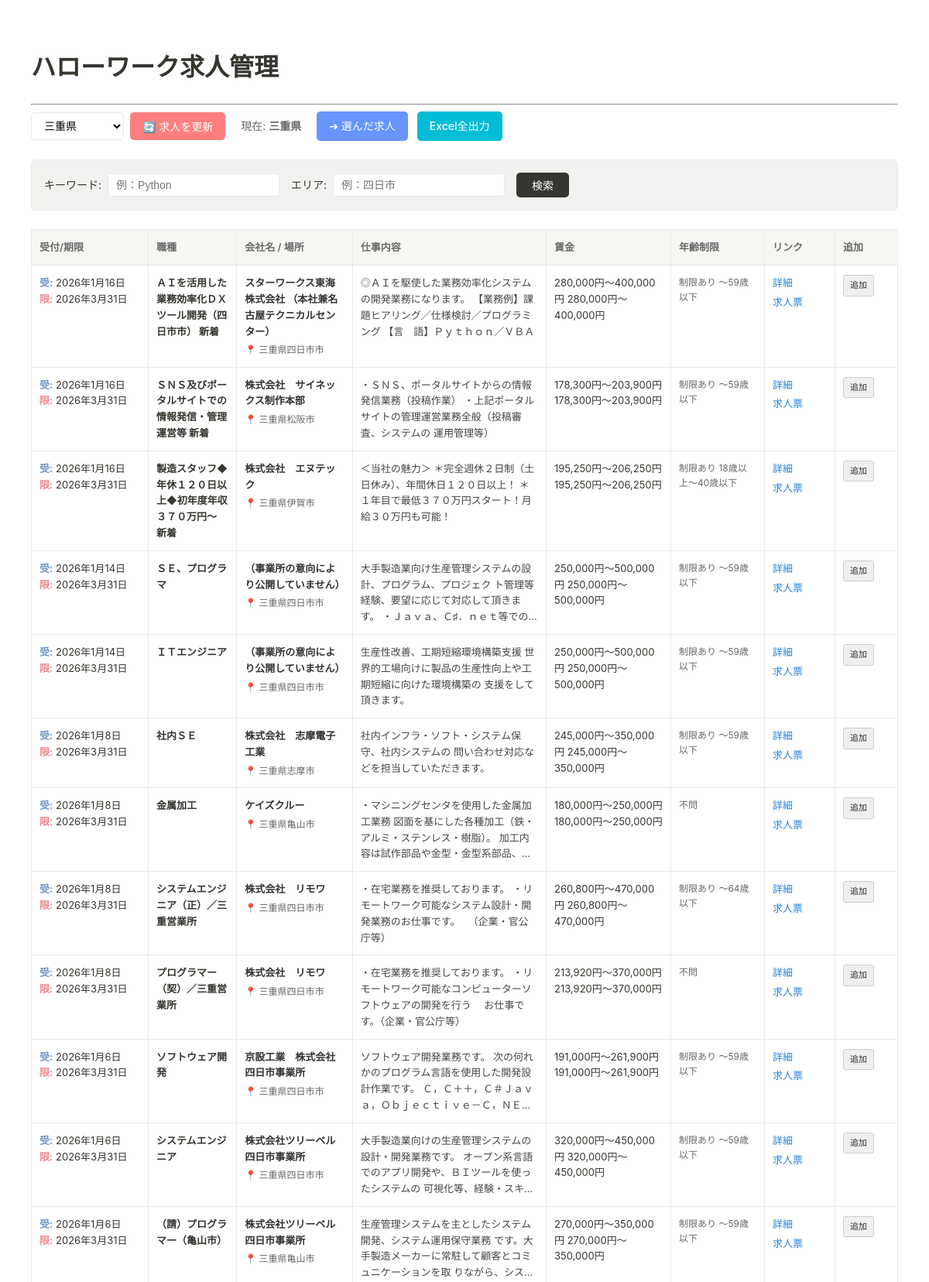
The page / (upper part) on the database its author committed.
### app.py (models this page shows)
class Job(db.Model):
    __tablename__ = 'jobs'
    id = db.Column(db.Integer, primary_key=True)
    job_category = db.Column(db.Text)
    company_name = db.Column(db.Text)
    work_location = db.Column(db.Text)
    job_description = db.Column(db.Text)
    employment_type = db.Column(db.Text)
    salary = db.Column(db.Text)
    working_hours = db.Column(db.Text)
    holidays = db.Column(db.Text)
    age_limit = db.Column(db.Text)
    job_number = db.Column(db.Text)
    disclosure_scope = db.Column(db.Text)
    detail_url = db.Column(db.Text)
    pdf_url = db.Column(db.Text)
    reception_date = db.Column(db.Text) # ここが正しく読み取られる必要があります
    expiry_date = db.Column(db.Text)    # ここが正しく読み取られる必要があります

### app.py (the view)
@app.route("/", methods=["GET", "POST"])
def index():
    query = Job.query
    keyword = request.form.get("keyword", "")
    area = request.form.get("area", "")
    selected_prefecture = request.args.get("pref", "24")
    selected_prefecture_name = dict(PREFECTURES).get(selected_prefecture, "三重県")
    if keyword:
        query = query.filter(Job.job_description.contains(keyword))
    if area:
        query = query.filter(Job.work_location.contains(area))
    return render_template("index.html",
                         jobs=query.all(),
                         keyword=keyword,
                         area=area,
                         prefectures=PREFECTURES,
                         selected_prefecture=selected_prefecture,
                         selected_prefecture_name=selected_prefecture_name)

### templates/index.html (shortened to what this page needs)
{% extends "base.html" %}
{% block content %}
<div class="action-bar">
    <form action="{{ url_for('update_data') }}" method="POST" class="pref-form" id="updateForm">
        <select name="prefecture" class="pref-select">
            {% for code, name in prefectures %}
            <option value="{{ code }}" {% if code==selected_prefecture %}selected{% endif %}>{{ name }}</option>
            {% endfor %}
        </select>
        <button type="submit" class="btn btn-update"
            onclick="this.disabled=true; this.innerText='🔄 更新中...'; this.form.submit();">
            🔄 求人を更新
        </button>
    </form>
    <span class="current-pref">現在: <strong>{{ selected_prefecture_name }}</strong></span>
    <a href="{{ url_for('my_list_view') }}" class="btn btn-primary">➔ 選んだ求人</a>
    <a href="{{ url_for('export') }}" class="btn btn-success">Excel全出力</a>
</div>
<form method="POST" class="search-form">
    <div class="form-group">
        <label>キーワード:</label>
        <input type="text" name="keyword" value="{{ keyword }}" placeholder="例：Python">
    </div>
    <div class="form-group">
        <label>エリア:</label>
        <input type="text" name="area" value="{{ area }}" placeholder="例：四日市">
    </div>
    <button type="submit" class="btn btn-search">検索</button>
</form>
<table class="job-table">
    <thead>
        <tr>
            <th class="col-date">受付/期限</th>
            <th>職種</th>
            <th>会社名 / 場所</th>
            <th>仕事内容</th>
            <th class="col-salary">賃金</th>
            <th class="col-age">年齢制限</th>
            <th class="col-link">リンク</th>
            <th class="col-add">追加</th>
        </tr>
    </thead>
    <tbody>
        {% for job in jobs %}
        <tr>
            <td class="cell-date">
                <span class="label-reception">受:</span> {{ job.reception_date if job.reception_date else "---" }}<br>
                <span class="label-expiry">限:</span> {{ job.expiry_date if job.expiry_date else "---" }}
            </td>
            <td class="cell-category">
                <strong>{{ job.job_category }}</strong>
            </td>
            <td class="cell-company">
                <div class="company-name">{{ job.company_name }}</div>
                <div class="location-text">📍 {{ job.work_location }}</div>
            </td>
            <td class="cell-description">
                <div class="description-truncate">
                    {{ job.job_description }}
                </div>
            </td>
            <td class="cell-salary">
                {{ job.salary }}
            </td>
            <td class="cell-age">
                {{ job.age_limit if job.age_limit else "---" }}
            </td>
            <td class="cell-links">
                {% if job.detail_url %}
                <a href="{{ job.detail_url }}" target="_blank" class="link-item">詳細</a>
                {% endif %}
                {% if job.pdf_url %}
                <a href="{{ job.pdf_url }}" target="_blank" class="link-item">求人票</a>
                {% endif %}
            </td>
            <td class="cell-action">
                <a href="{{ url_for('add_to_list', job_id=job.id) }}" class="btn-add">追加</a>
            </td>
        </tr>
        {% endfor %}
    </tbody>
</table>
{% endblock %}

### static/css/style.css (style rules this page uses)
body { background-color: #ffffff; color: #37352f; font-family: -apple-system, BlinkMacSystemFont, "Segoe UI", Helvetica, Arial, sans-serif; padding: 40px; line-height: 1.6; margin: 0; }
.action-bar { display: flex; gap: 12px; margin-bottom: 24px; align-items: center; flex-wrap: wrap; }
.pref-form { display: flex; gap: 8px; align-items: center; }
.pref-select { padding: 8px 12px; font-size: 14px; border: 1px solid #e9e9e8; border-radius: 5px; background-color: white; cursor: pointer; min-width: 120px; }
.current-pref { font-size: 14px; color: #666; padding: 0 8px; }
.btn { padding: 8px 16px; text-decoration: none; border-radius: 5px; font-size: 14px; font-weight: 500; transition: opacity 0.2s; display: inline-block; border: none; cursor: pointer; }
.btn-update { background-color: #ff7f7f; color: white; }
.btn-primary { background-color: #6795fd; color: white; }
.btn-success { background-color: #00bcd4; color: white; }
.btn-search { background-color: #37352f; color: white; padding: 6px 20px; }
.search-form { background: #f1f1ef; padding: 16px; border-radius: 6px; border: 1px solid #e9e9e8; display: flex; align-items: center; gap: 15px; margin-bottom: 24px; }
.form-group { display: flex; align-items: center; gap: 8px; font-size: 14px; }
.search-form input { border: 1px solid #e9e9e8; padding: 6px 10px; border-radius: 4px; font-size: 14px; width: 200px; }
.job-table { width: 100%; border-collapse: collapse; margin-top: 20px; font-size: 13px; border: 1px solid #e9e9e8; }
.job-table th { background-color: #f7f6f3; color: #6b6b6b; font-weight: 600; text-align: left; padding: 12px 10px; border: 1px solid #e9e9e8; white-space: nowrap; }
.job-table td { padding: 12px 10px; border: 1px solid #e9e9e8; vertical-align: top; }
.col-date { width: 130px; }
.col-salary { width: 140px; }
.col-age { width: 100px; }
.col-link { width: 70px; text-align: center; }
.col-add { width: 60px; text-align: center; }
.cell-age { font-size: 12px; color: #666; }
.label-reception { color: #6a97c6; font-weight: bold; }
.label-expiry { color: #ed8a94; font-weight: bold; }
.company-name { font-weight: bold; color: #333; }
.location-text { color: #666; font-size: 12px; margin-top: 4px; }
.description-truncate { color: #444; overflow: hidden; display: -webkit-box; -webkit-line-clamp: 4; -webkit-box-orient: vertical; }
.link-item { color: #2383e2; text-decoration: none; display: block; margin-bottom: 4px; }
.btn-add { background: #efefef; padding: 4px 8px; border-radius: 3px; border: 1px solid #ccc; text-decoration: none; color: #333; font-size: 11px; display: inline-block; }

### rows shown on the page
Job: reception_date "2026年1月16日", expiry_date "2026年3月31日", job_category "ＡＩを活用した業務効率化ＤＸツール開発（四日市市） 新着", company_name "スターワークス東海 株式会社 （本社兼名古屋テクニカルセンター）", work_location "三重県四日市市", job_description "◎ＡＩを駆使した業務効率化システムの開発業務になります。 【業務例】課題ヒアリング／仕様検討／プログラミング 【言 語】Ｐｙｔｈｏｎ／ＶＢＡ", salary "280,000円〜400,000円 280,000円〜400,000円", age_limit "制限あり 〜59歳以下"
Job: reception_date "2026年1月16日", expiry_date "2026年3月31日", job_category "ＳＮＳ及びポータルサイトでの情報発信・管理運営等 新着", company_name "株式会社 サイネックス制作本部", work_location "三重県松阪市", job_description "・ＳＮＳ、ポータルサイトからの情報発信業務（投稿作業） ・上記ポータルサイトの管理運営業務全般（投稿審査、システムの 運用管理等）", salary "178,300円〜203,900円 178,300円〜203,900円", age_limit "制限あり 〜59歳以下"
Job: reception_date "2026年1月16日", expiry_date "2026年3月31日", job_category "製造スタッフ◆年休１２０日以上◆初年度年収３７０万円～ 新着", company_name "株式会社 エヌテック", work_location "三重県伊賀市", job_description "＜当社の魅力＞ ＊完全週休２日制（土日休み）、年間休日１２０日以上！ ＊１年目で最低３７０万円スタート！月給３０万円も可能！", salary "195,250円〜206,250円 195,250円〜206,250円", age_limit "制限あり 18歳以上〜40歳以下"
Job: reception_date "2026年1月14日", expiry_date "2026年3月31日", job_category "ＳＥ、プログラマ", company_name "（事業所の意向により公開していません）", work_location "三重県四日市市", job_description "大手製造業向け生産管理システムの設計、プログラム、プロジェク…", salary "250,000円〜500,000円 250,000円〜500,000円", age_limit "制限あり 〜59歳以下"
Job: reception_date "2026年1月14日", expiry_date "2026年3月31日", job_category "ＩＴエンジニア", company_name "（事業所の意向により公開していません）", work_location "三重県四日市市", job_description "生産性改善、工期短縮環境構築支援 世界的工場向けに製品の生産性向上や工期短縮に向けた環境構築の 支援をして頂きます。", salary "250,000円〜500,000円 250,000円〜500,000円", age_limit "制限あり 〜59歳以下"
Job: reception_date "2026年1月8日", expiry_date "2026年3月31日", job_category "社内ＳＥ", company_name "株式会社 志摩電子工業", work_location "三重県志摩市", job_description "社内インフラ・ソフト・システム保守、社内システムの 問い合わせ対応などを担当していただきます。", salary "245,000円〜350,000円 245,000円〜350,000円", age_limit "制限あり 〜59歳以下"
Job: reception_date "2026年1月8日", expiry_date "2026年3月31日", job_category "金属加工", company_name "ケイズクルー", work_location "三重県亀山市", job_description "・マシニングセンタを使用した金属加工業務…", salary "180,000円〜250,000円 180,000円〜250,000円", age_limit "不問"
Job: reception_date "2026年1月8日", expiry_date "2026年3月31日", job_category "システムエンジニア（正）／三重営業所", company_name "株式会社 リモワ", work_location "三重県四日市市", job_description "・在宅業務を推奨しております。 ・リモートワーク可能なシステム設計・開発業務のお仕事です。 （企業・官公庁等）", salary "260,800円〜470,000円 260,800円〜470,000円", age_limit "制限あり 〜64歳以下"
Job: reception_date "2026年1月8日", expiry_date "2026年3月31日", job_category "プログラマー（契）／三重営業所", company_name "株式会社 リモワ", work_location "三重県四日市市", job_description "・在宅業務を推奨しております。 ・リモートワーク可能なコンピューターソフトウェアの開発を行う お仕事です。（企業・官公庁等）", salary "213,920円〜370,000円 213,920円〜370,000円", age_limit "不問"
Job: reception_date "2026年1月6日", expiry_date "2026年3月31日", job_category "ソフトウェア開発", company_name "京設工業 株式会社 四日市事業所", work_location "三重県四日市市", job_description "ソフトウェア開発業務です。…", salary "191,000円〜261,900円 191,000円〜261,900円", age_limit "制限あり 〜59歳以下"
Job: reception_date "2026年1月6日", expiry_date "2026年3月31日", job_category "システムエンジニア", company_name "株式会社ツリーベル 四日市事業所", work_location "三重県四日市市", job_description "大手製造業向けの生産管理システムの設計・開発業務です。…", salary "320,000円〜450,000円 320,000円〜450,000円", age_limit "制限あり 〜59歳以下"
Job: reception_date "2026年1月6日", expiry_date "2026年3月31日", job_category "（請）プログラマー（亀山市）", company_name "株式会社ツリーベル 四日市事業所", work_location "三重県亀山市", job_description "生産管理システムを主としたシステム開発、システム運用保守業務…", salary "270,000円〜350,000円 270,000円〜350,000円", age_limit "制限あり 〜59歳以下"

### other values the page prints
{{ selected_prefecture_name }} "三重県"
form field prefecture "三重県"
